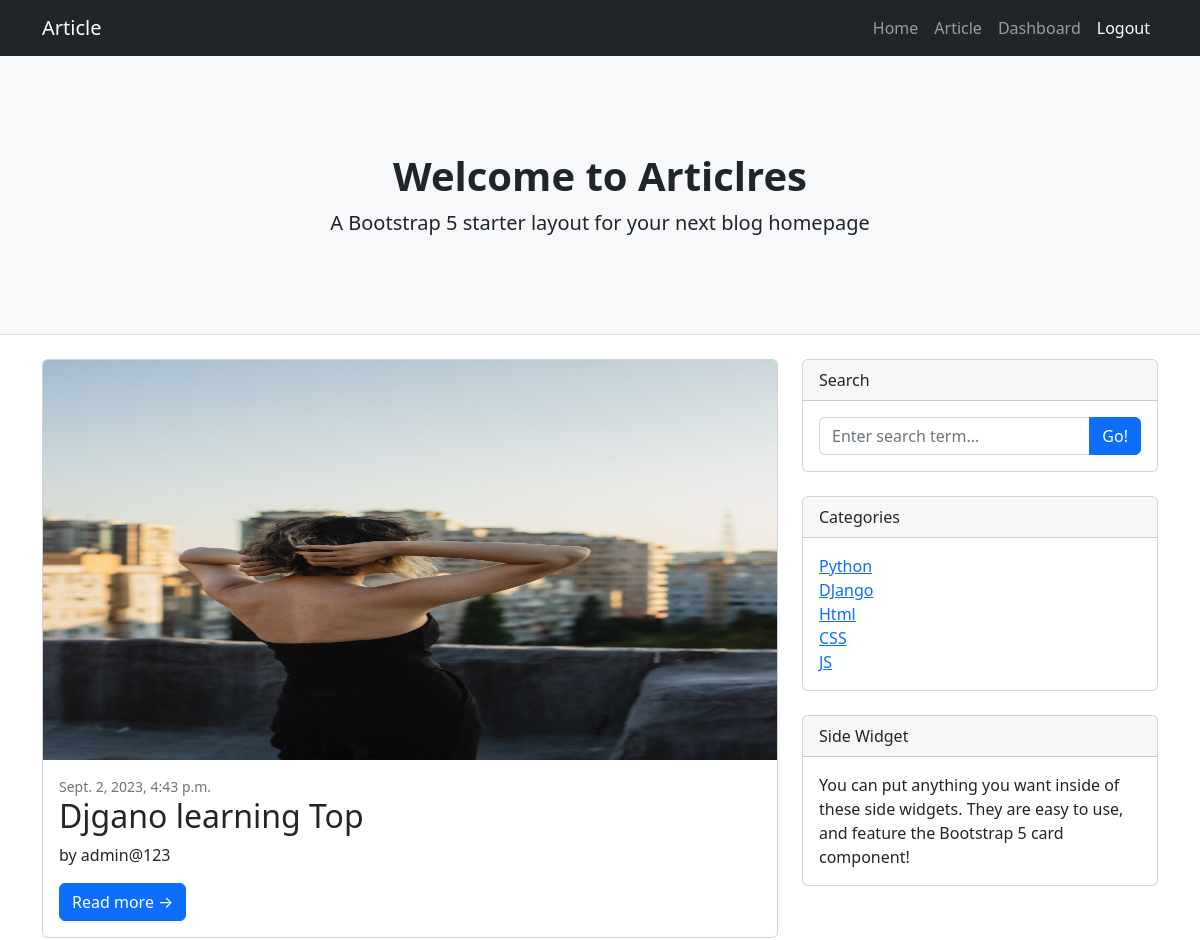
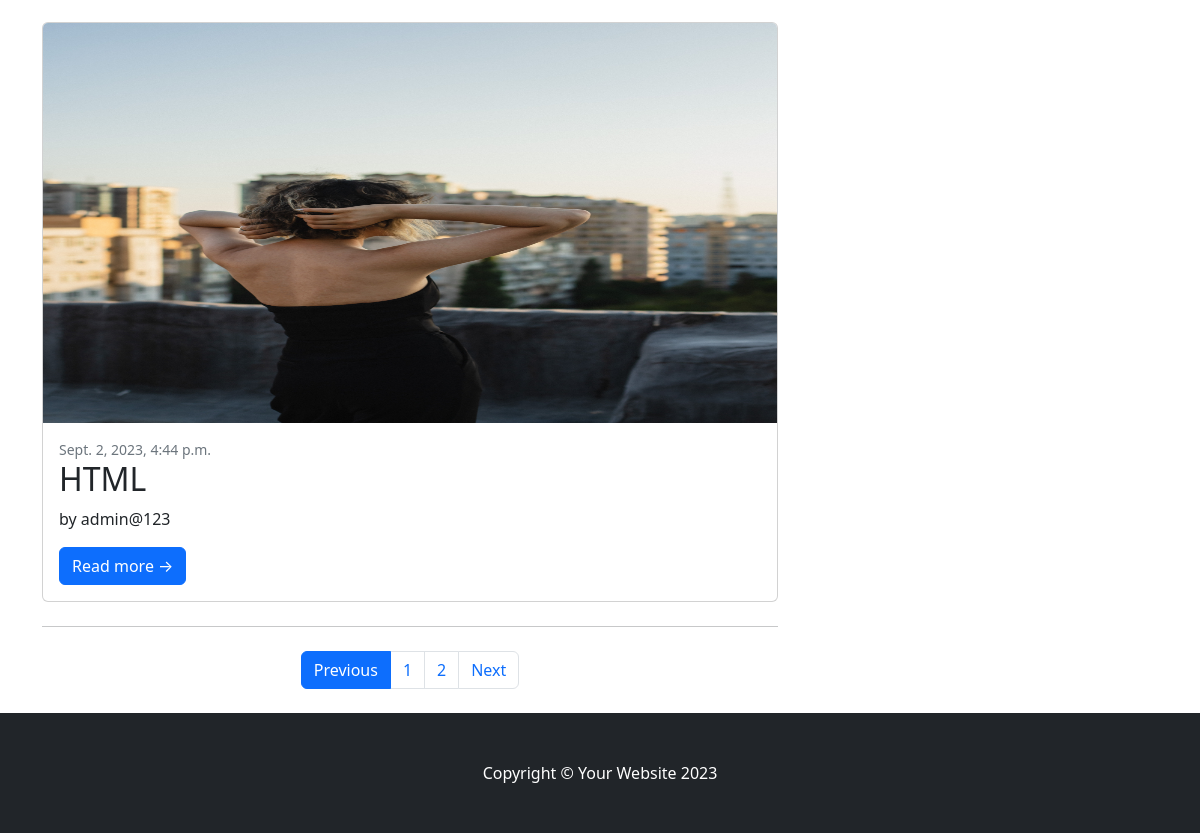
The app's page / (signed in) with its own data (2 pictures, top to bottom).
### article/models.py (models this page shows, shortened)
class Article(models.Model):
    title=models.CharField(max_length=500)
    content=models.TextField(max_length=500)
    published_date=models.DateTimeField(auto_now=True,blank=True)
    author=models.ForeignKey(User,on_delete=models.CASCADE)
    category=models.ManyToManyField(Category)
    image=models.ImageField(upload_to='articles/',blank=True,null=True)
    created_at=models.DateTimeField(auto_now_add=True)
    updated_date=models.DateTimeField(auto_now=True)

class Category(models.Model):
    category=models.CharField(max_length=200)
    created_at=models.DateTimeField(auto_now_add=True)

### articles/views.py (the view)
# urls.py: path("", views.home, name="home"),
def home(request):
    articles = Article.objects.all()
    category = Category.objects.all()
    paginator = Paginator(
        articles, 2
    )  # You can adjust the number of articles per page as needed
    page_number = request.GET.get("page")
    pages = paginator.get_page(page_number)
    context = {
        "articles": pages,
        "category": category,
    }
    return render(request, "home.html", context)

### templates/home.html
{% extends 'base.html' %}
{% load static %}
{% block content %}
   <header class="py-5 bg-light border-bottom mb-4">
            <div class="container">
                <div class="text-center my-5">
                    <h1 class="fw-bolder">Welcome to Articlres </h1>
                    <p class="lead mb-0">A Bootstrap 5 starter layout for your next blog homepage</p>
                </div>
            </div>
        </header>
        <div class="container">
            <div class="row">
                <div class="col-lg-8">
                    {% for item in articles %}
                    <div class="card mb-4">
                        <a href="{% url 'article_detail' item.id %}">
                          <img class="card-img-top" src="{{ item.image.url }}" alt="..." /></a>
                        <div class="card-body">
                            <div class="small text-muted">{{item.created_at}}</div>
                            <h2 class="card-title">{{ item.title }}</h2>
                            <p class="card-text">by {{item.author}}</p>
                            <a class="btn btn-primary" href="{% url 'article_detail' item.id %}">Read more →</a>
                        </div>
                    </div>
                    {% endfor %}
                    <nav aria-label="Pagination">
                        <hr class="my-0" />
                        {% if articles.has_other_pages %}
                        <ul class="pagination justify-content-center my-4">
                          {% if articles.has_previous %}
                            <li class="page-item "><a class="page-link" href="?page={{ articles.previous_page_number }}" >Previous</a></li>
                            {% else %}
                            <li class="page-item active" aria-current="page"><a class="page-link" href="/">Previous</a></li>
                            {% endif %}
                            {% for i in articles.paginator.page_range %}
                            <li class="page-item"><a class="page-link" href="?page={{ i }}">{{ i }}</a></li>
                            {% endfor %}
                            {% if articles.has_next %}
                            <li class="page-item"><a class="page-link" href="?page={{ articles.next_page_number }}">Next</a></li>
                             {% else %}
                            <li class="page-item active"><a class="page-link" href="#">Next</a></li>
                              {% endif %}
                        </ul>
                           {% endif %}
                    </nav>
                </div>
                <div class="col-lg-4">
                    <div class="card mb-4">
                        <div class="card-header">Search</div>
                        <div class="card-body">
                            <form action="{% url 'article_search' %}" method="GET">
                            <div class="input-group">
                                <input class="form-control" type="text" name="query" placeholder="Enter search term..." aria-label="Enter search term..." aria-describedby="button-search" />
                                <button class="btn btn-primary" id="button-search" type="submit">Go!</button>
                            </div>
                                </form>
                        </div>
                    </div>
                    <div class="card mb-4">
                        <div class="card-header">Categories</div>
                        <div class="card-body">
                            <div class="row">
                                <div class="col-sm-12">
                                    <ul class="list-unstyled mb-0">
                                         {% for cat in category %}
                                        <li><a href="{% url 'articles_by_categories' cat.category %}">{{cat.category}}</a></li>
                                          {% endfor %}
                                    </ul>
                                </div>
                            </div>
                        </div>
                    </div>
                    <div class="card mb-4">
                        <div class="card-header">Side Widget</div>
                        <div class="card-body">You can put anything you want inside of these side widgets. They are easy to use, and feature the Bootstrap 5 card component!</div>
                    </div>
                </div>
            </div>
        </div>
{% endblock %}

### records on screen
Article: image (picture), created_at "Sept. 2, 2023, 4:43 p.m.", title "Djgano learning Top", author "admin@123"
Article: image (picture), created_at "Sept. 2, 2023, 4:44 p.m.", title "HTML", author "admin@123"
Category: category "Python"
Category: category "DJango"
Category: category "Html"
Category: category "CSS"
Category: category "JS"

### other values on screen
{{ i }} "1" "2"
